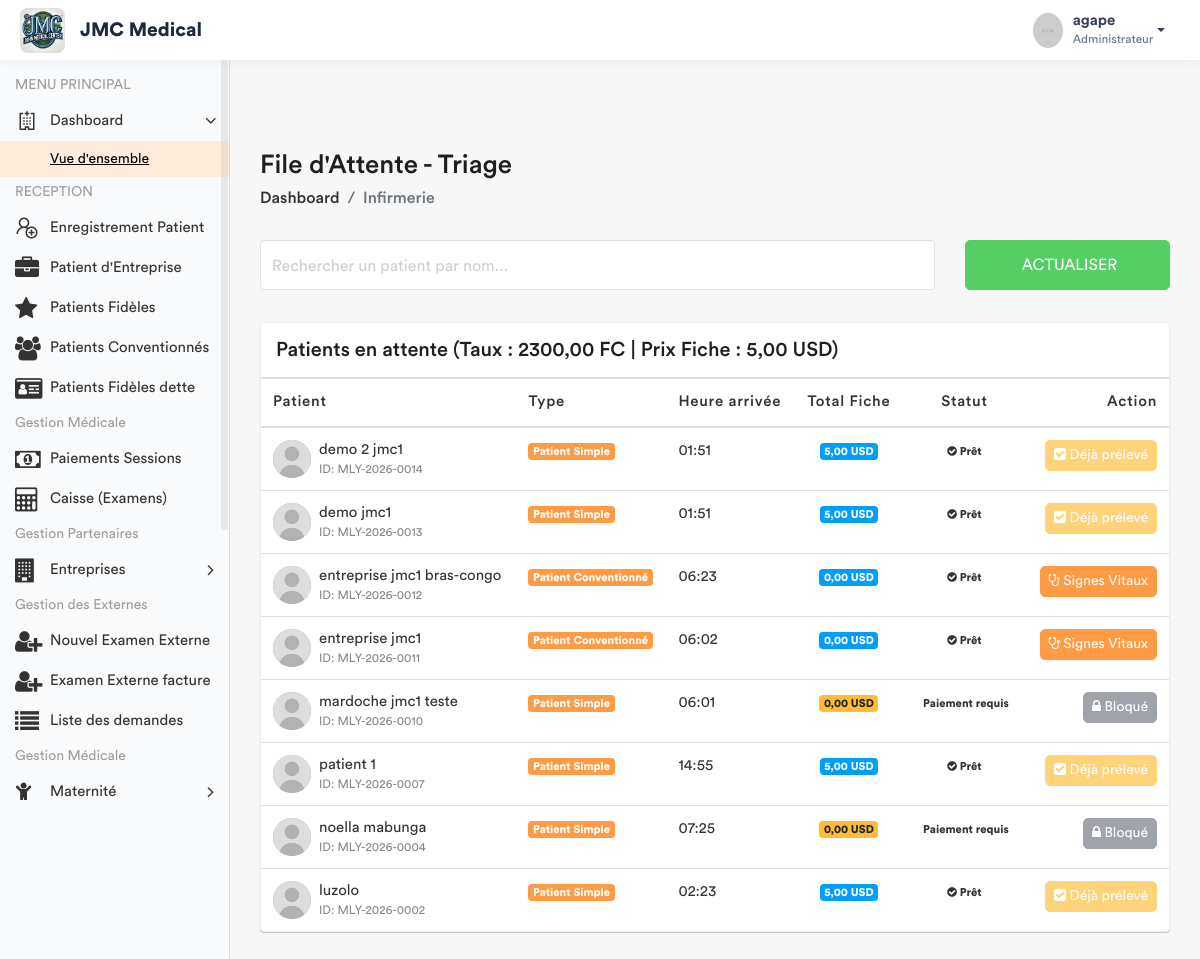
The app's page /infirmerie/attente/ (signed in) with its own data.
### app/models.py (models this page shows, shortened)
class ConfigurationHopital(models.Model):
    taux_usd_en_cdf = models.DecimalField(max_digits=10, decimal_places=2, default=Decimal('2500.00'))
    derniere_mise_a_jour = models.DateTimeField(auto_now=True)
    class Meta:
        verbose_name = "Configuration du Taux"
    @classmethod
    def get_taux(cls):
        config = cls.objects.first()
        if config:
            return config.taux_usd_en_cdf
        return Decimal('2500.00')

class Prestation(models.Model):
    CATEGORIES = [
        ('ADM', 'Administratif'),
        ('CONS', 'Consultation'),
        ('LABO', 'Laboratoire'),
        ('SOIN', 'Soins'),
        ('ECHO', 'Échographie'),
        ('RADIO', 'Radiologie'),
        ('SCAN', 'Scanner'),
        ('IRM', 'IRM'),
        ('CARDIO', 'Cardiographie'),
        ('GYNECO', 'Gynécographie'),
        ('ONCO', 'Oncologie'),
        ('ORTHO', 'Orthopédie'),
        ('DERMA', 'Dermatologie'),
        ('OPHTA', 'Ophtalmologie'),
        ('PSY', 'Psychiatrie'),
        ('KINE', 'Rééducation / Kinésithérapie'),
        ('MED', 'Acte Médical'),
        ('CHIR', 'Acte Chirurgical'),
        ('CONS_MAT', 'Consultation Maternité'),
        ('MAT', 'Forfait Maternité / Accouchement'),
    ]
    libelle = models.CharField(max_length=200, verbose_name="Libellé")
    categorie = models.CharField(max_length=10, choices=CATEGORIES, verbose_name="Catégorie")
    prix = models.DecimalField(max_digits=10, decimal_places=2, default=Decimal('0.00'), verbose_name="Prix (USD)")
    hopital =  models.ForeignKey(Hopital, on_delete= models.SET_NULL , null = True , related_name = 'hopital_prestation')
    valeur_normale = models.CharField(
        max_length=150, blank=True, null=True,
        verbose_name="Valeur Normale / Référence (Labo uniquement)",
        help_text="Ex: 70-110 mg/dl, Négatif, etc."
    )
    class Meta:
        verbose_name = "Prestation"
        verbose_name_plural = "Prestations"

class Patient(models.Model):
    TYPE_CHOICES = [
        ('SIMPLE', 'Patient Simple'),
        ('FIDELE', 'Patient Fidèle'),
        ('CONVENTIONNE', 'Patient Conventionné'),
    ]
    code_patient = models.CharField(max_length=20, unique=True, editable=False)
    noms = models.CharField(max_length=100)
    service = models.ForeignKey('Service', on_delete=models.PROTECT, related_name='patients', null=True)
    sexe = models.CharField(max_length=1, choices=[('M', 'Masculin'), ('F', 'Féminin')])
    age = models.CharField(max_length=30)
    adresse = models.TextField()
    telephone = models.CharField(max_length=20)
    hopital = models.ForeignKey(Hopital , on_delete=models.SET_NULL , related_name= 'patient_hopital', null = True)
    type_patient = models.CharField(max_length=15, choices=TYPE_CHOICES, default='SIMPLE')
    a_carte_fidelite = models.BooleanField(default=False, verbose_name="Possède carte de fidélité")
    entreprise = models.ForeignKey(
        'Entreprise',
        on_delete=models.SET_NULL,
        null=True,
        blank=True,
        related_name='patients',
        verbose_name="Entreprise (si conventionné)"
    )
    fiche_payee = models.BooleanField(default=False)
    created_by = models.ForeignKey(User, on_delete=models.SET_NULL, null=True, related_name='patients_crees')
    date_creation = models.DateTimeField(auto_now_add=True)
    date_modification = models.DateTimeField(auto_now=True)

### app/views.py (the view)
# urls.py: path('infirmerie/attente/', views.liste_attente_triage, name='liste_attente_triage'),
@login_required
def liste_attente_triage(request):
    taux = ConfigurationHopital.get_taux()
    role = Fonction.objects.select_related('hopital', 'fonctionKey').filter(userKey=request.user).first()
    hopital_user = role.hopital if role else None
    if not hopital_user:
        messages.error(request, "Votre compte n'est rattaché à aucun hôpital.")
        return redirect('enregistrement_patient')
    prestation_fiche = Prestation.objects.filter(
        categorie='ADM',
        libelle__icontains='Fiche',
        hopital=hopital_user
    ).first()
    prix_fiche_usd = prestation_fiche.prix if prestation_fiche else Decimal('6.00')
    patients_liste = Patient.objects.filter(hopital=hopital_user).order_by('-date_creation')
    for patient in patients_liste:
        if patient.type_patient != 'SIMPLE':
            patient.a_solde_fiche = True
            patient.total_fiche_usd = Decimal('0.00')
            patient.doit_payer_fiche = False
        else:
            patient.doit_payer_fiche = True
            paiements = Paiement.objects.filter(patient=patient, service='FICHE', hopital=hopital_user)
            total_paye_usd = sum([
                p.montant_verse if p.devise == 'USD' else (p.montant_verse / taux)
                for p in paiements
            ], Decimal('0.00'))
            patient.total_fiche_usd = total_paye_usd
            patient.a_solde_fiche = total_paye_usd >= prix_fiche_usd
        patient.a_signes_vitaux_deja_pris = SigneVital.objects.filter(patient=patient).exists()
    fonctionKey = role.fonctionKey.roleName if (role and role.fonctionKey) else None
    return render(request, 'back-end/infirmerie/liste_attente.html', {
        'patients': patients_liste,
        'taux': taux,
        'prix_fiche': prix_fiche_usd,
        'fonctionKey': fonctionKey
    })

### app/templates/back-end/infirmerie/liste_attente.html (shortened to what this page needs)
<!DOCTYPE html>
{% load static %}
<html lang="fr">
    <head>
        {% include 'back-end/includes/css.html' %}
    </head>
    <body>
        <div class="main-wrapper">
            {% include 'back-end/includes/header.html' %}
            {% include 'back-end/includes/sidebar.html' %}
            <div class="page-wrapper">
                <div class="content container-fluid">
                    <div class="page-header">
                        <div class="row align-items-center">
                            <div class="col">
                                <h3 class="page-title">File d'Attente - Triage</h3>
                                <ul class="breadcrumb">
                                    <li class="breadcrumb-item"><a href="{% url 'dashboard' %}">Dashboard</a></li>
                                    <li class="breadcrumb-item active">Infirmerie</li>
                                </ul>
                            </div>
                        </div>
                    </div>
                    <div class="row filter-row">
                        <div class="col-sm-9 col-md-9">
                            <div class="form-group form-focus">
                                <input type="text" id="searchPatient" class="form-control floating" onkeyup="filterTable()">
                                <label class="focus-label">Rechercher un patient par nom...</label>
                            </div>
                        </div>
                        <div class="col-sm-3 col-md-3">
                            <button class="btn btn-success btn-block" onclick="window.location.reload();">  Actualiser </button>
                        </div>
                    </div>
                    <div class="card card-table mt-3">
                        <div class="card-header">
                            <h4 class="card-title mb-0">Patients en attente (Taux : {{ taux }} FC | Prix Fiche : {{ prix_fiche }} USD)</h4>
                        </div>
                        <div class="card-body">
                            <div class="table-responsive">
                                <table class="table table-hover table-center mb-0" id="patientTable">
                                    <thead>
                                        <tr>
                                            <th>Patient</th>
                                            <th>Type</th>
                                            <th>Heure arrivée</th>
                                            <th class="text-center">Total Fiche</th>
                                            <th class="text-center">Statut</th>
                                            <th class="text-right">Action</th>
                                        </tr>
                                    </thead>
                                    <tbody>
                                        {% for patient in patients %}
                                        <tr>
                                            <td>
                                                <h2 class="table-avatar">
                                                    <a href="#" class="avatar avatar-sm mr-2">
                                                        <img class="avatar-img rounded-circle" src="{% static 'back-end/assets/img/user.jpg' %}" alt="User">
                                                    </a>
                                                    <a href="#">{{ patient.noms }} <span>ID: {{ patient.code_patient }}</span></a>
                                                </h2>
                                            </td>
                                            <td><span class="badge badge-primary">{{ patient.get_type_patient_display }}</span></td>
                                            <td>{{ patient.date_creation|date:"H:i" }}</td>
                                            <td class="text-center">
                                                <span class="badge {% if patient.a_solde_fiche %}badge-info{% else %}badge-warning{% endif %}">
                                                    {{ patient.total_fiche_usd|floatformat:2 }} USD
                                                </span>
                                            </td>
                                            <td class="text-center">
                                                {% if patient.a_solde_fiche %}
                                                    <span class="badge badge-success-border"><i class="fa fa-check-circle"></i> Prêt</span>
                                                {% else %}
                                                    <span class="badge badge-danger-border"> Paiement requis</span>
                                                {% endif %}
                                            </td>
                                            <td class="text-right">
                                                {% if not patient.a_solde_fiche and patient.doit_payer_fiche %}
                                                    <button class="btn btn-secondary btn-sm" disabled title="Le patient doit solder {{ prix_fiche }} USD">
                                                        <i class="fa fa-lock"></i> Bloqué
                                                    </button>
                                                {% elif patient.a_signes_vitaux_deja_pris %}
                                                    <button class="btn btn-warning btn-sm" disabled>
                                                        <i class="fa fa-check-square"></i> Déjà prélevé
                                                    </button>
                                                {% else %}
                                                    <a href="{% url 'saisir_signes' patient.id %}" class="btn btn-primary btn-sm">
                                                        <i class="fa fa-stethoscope"></i> Signes Vitaux
                                                    </a>
                                                {% endif %}
                                            </td>
                                        </tr>
                                        {% empty %}
                                        <tr>
                                            <td colspan="6" class="text-center py-4">Aucun patient en attente.</td>
                                        </tr>
                                        {% endfor %}
                                    </tbody>
                                </table>
                            </div>
                        </div>
                    </div>
                </div>
            </div>
        </div>
    </body>
</html>

### app/templates/back-end/includes/header.html (shortened to what this page needs)
{% load static %}
<header class="header-modern" style="background: #ffffff; height: 60px; box-shadow: 0 2px 10px rgba(0,0,0,0.05); display: flex; align-items: center; padding: 0 20px; position: relative; z-index: 1060;">
    <div class="header-left" style="display: flex; align-items: center;">
        <a href="{% url 'home' %}" class="logo">
            <img src="{% static 'front-end/assets/img/dr/jmc.jpeg' %}" width="45" height="45" alt="Moyanoli" style="border-radius: 8px;">
        </a>
        <span style="font-weight: 700; font-size: 1.2rem; margin-left: 15px; color: #1e293b;">JMC Medical</span>
    </div>
    <ul class="nav user-menu" style="list-style: none; display: flex; align-items: center; margin-left: auto;">
        <li class="nav-item dropdown has-arrow main-drop">
            <a href="#" class="dropdown-toggle nav-link" data-toggle="dropdown" style="display: flex; align-items: center; color: #334155; text-decoration: none;">
                <span class="user-img" style="margin-right: 10px;">
                    <img src="{% static 'back-end/assets/img/profiles/avatar-21.jpg' %}" width="35" height="35" alt="User" style="border-radius: 50%;">
                </span>
                <div style="line-height: 1.2;">
                    <span style="font-weight: 600; display: block;">{{ user.username }}</span>
                    <span style="font-size: 0.75rem; color: #64748b;">Administrateur</span>
                </div>
            </a>
        </li>
    </ul>
</header>

### records on screen
ConfigurationHopital: taux_usd_en_cdf "2300,00"
Prestation: prix "5,00"
Patient: noms "demo 2 jmc1", code_patient "MLY-2026-0014", type_patient "Patient Simple", date_creation "01:51", total_fiche_usd "5,00", shows "Prêt", shows "Déjà prélevé"
Patient: noms "demo jmc1", code_patient "MLY-2026-0013", type_patient "Patient Simple", date_creation "01:51", total_fiche_usd "5,00", shows "Prêt", shows "Déjà prélevé"
Patient: noms "entreprise jmc1 bras-congo", code_patient "MLY-2026-0012", type_patient "Patient Conventionné", date_creation "06:23", total_fiche_usd "0,00", shows "Prêt", shows "Signes Vitaux"
Patient: noms "entreprise jmc1", code_patient "MLY-2026-0011", type_patient "Patient Conventionné", date_creation "06:02", total_fiche_usd "0,00", shows "Prêt", shows "Signes Vitaux"
Patient: noms "mardoche jmc1 teste", code_patient "MLY-2026-0010", type_patient "Patient Simple", date_creation "06:01", total_fiche_usd "0,00", shows "Paiement requis"
Patient: noms "patient 1", code_patient "MLY-2026-0007", type_patient "Patient Simple", date_creation "14:55", total_fiche_usd "5,00", shows "Prêt", shows "Déjà prélevé"
Patient: noms "noella mabunga", code_patient "MLY-2026-0004", type_patient "Patient Simple", date_creation "07:25", total_fiche_usd "0,00", shows "Paiement requis"
Patient: noms "luzolo", code_patient "MLY-2026-0002", type_patient "Patient Simple", date_creation "02:23", total_fiche_usd "5,00", shows "Prêt", shows "Déjà prélevé"

### other values on screen
{{ user.username }} "agape"
